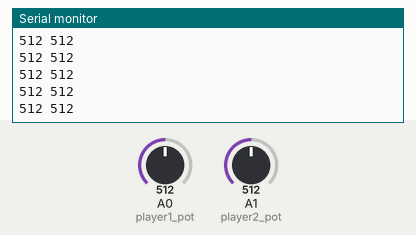
Bench run of a sketch on a simulated Arduino Uno, built with avr-gcc and run on an emulated ATmega328P. On the bench: the last lines printed to the serial monitor. The inputs (shaded band) are chosen by the test bench; at power-on: A0 (player1_pot) = 512, A1 (player2_pot) = 512.

Above: at 1.2 s.
1.3 s: A0 (player1_pot) set to 993
At 2.0 s:
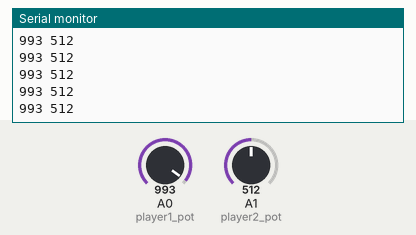
2.8 s: A0 (player1_pot) set to 1018
At 3.8 s:
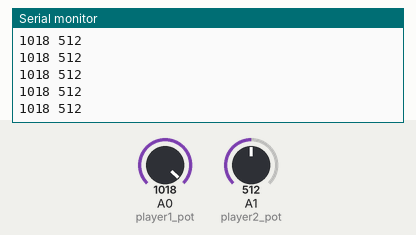
Timing chart, 0 to 5.8 s (numbered marks = the images above; inputs shaded):
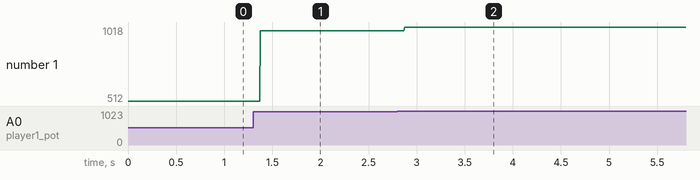

The sketch:

duinotwosensors.ino
```cpp
int player1_val;
int player2_val;
const int player1_pot = A0;
const int player2_pot = A1;

void setup() {
  pinMode(player1_pot, INPUT);
  pinMode(player2_pot, INPUT);
  Serial.begin(9600);
}

void loop() {

  player1_val = analogRead(player1_pot);
  player2_val = analogRead(player2_pot);
  Serial.print(player1_val);
  Serial.print(" ");
  Serial.println(player2_val);

}
```

Measured:
- after the input at 1.3 s, the serial monitor: prints a new line after 0.08 s (image 1)
- after the input at 2.8 s, the serial monitor: prints a new line after 0.07 s (image 2)
- plotted number 1: 512 → 993 after the input at 1.3 s, 993 → 1018 after the input at 2.8 s
